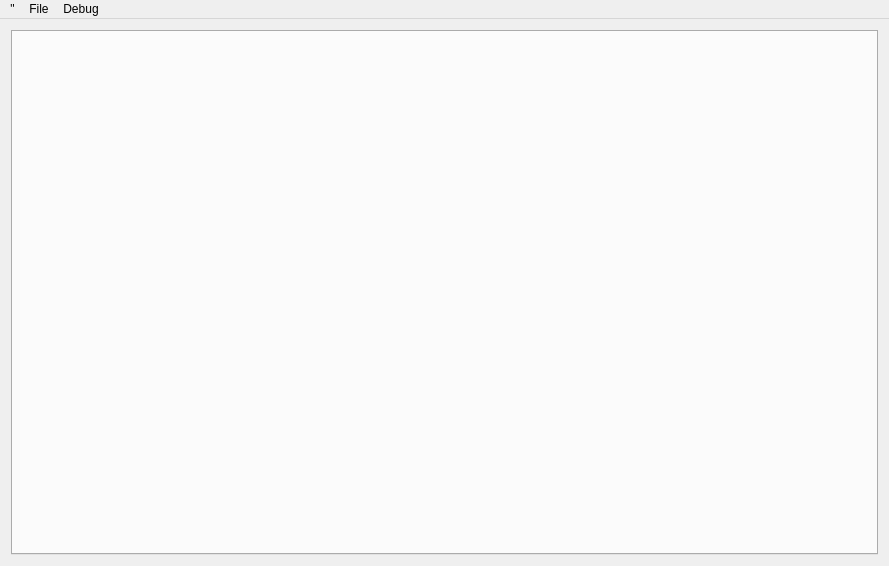
<?xml version="1.0" encoding="UTF-8"?>
<ui version="4.0">
 <class>MainWindow</class>
 <widget class="QMainWindow" name="MainWindow">
  <property name="geometry">
   <rect>
    <x>0</x>
    <y>0</y>
    <width>889</width>
    <height>566</height>
   </rect>
  </property>
  <property name="windowTitle">
   <string>CORAL Browser</string>
  </property>
  <property name="styleSheet">
   <string notr="true">padding: {0px}</string>
  </property>
  <widget class="QWidget" name="centralWidget">
   <layout class="QGridLayout" name="gridLayout">
    <item row="0" column="0">
     <widget class="QTabWidget" name="tabWidget">
      <property name="mouseTracking">
       <bool>true</bool>
      </property>
      <property name="autoFillBackground">
       <bool>true</bool>
      </property>
      <property name="styleSheet">
       <string notr="true"/>
      </property>
      <property name="tabShape">
       <enum>QTabWidget::Rounded</enum>
      </property>
      <property name="currentIndex">
       <number>-1</number>
      </property>
      <property name="documentMode">
       <bool>false</bool>
      </property>
      <property name="tabsClosable">
       <bool>true</bool>
      </property>
      <property name="movable">
       <bool>true</bool>
      </property>
     </widget>
    </item>
   </layout>
  </widget>
  <widget class="QMenuBar" name="menuBar">
   <property name="geometry">
    <rect>
     <x>0</x>
     <y>0</y>
     <width>889</width>
     <height>22</height>
    </rect>
   </property>
   <widget class="QMenu" name="menuFile">
    <property name="title">
     <string>File</string>
    </property>
    <addaction name="actionNew_Tab"/>
    <addaction name="actionNew_Window"/>
    <addaction name="separator"/>
    <addaction name="actionExit"/>
   </widget>
   <widget class="QMenu" name="menuDebug">
    <property name="title">
     <string>Debug</string>
    </property>
    <addaction name="actionShow_Spent_Time"/>
   </widget>
   <widget class="QMenu" name="connectionIcon">
    <property name="title">
     <string>&quot;</string>
    </property>
    <property name="icon">
     <iconset>
      <normaloff>../build-CORALBrowser-MSVC_32Bit-Debug/debug/res/images/Offline.png</normaloff>../build-CORALBrowser-MSVC_32Bit-Debug/debug/res/images/Offline.png</iconset>
    </property>
    <addaction name="actionLog_Out"/>
   </widget>
   <addaction name="connectionIcon"/>
   <addaction name="menuFile"/>
   <addaction name="menuDebug"/>
  </widget>
  <action name="actionNew_Tab">
   <property name="text">
    <string>New Tab</string>
   </property>
  </action>
  <action name="actionExit">
   <property name="text">
    <string>Exit</string>
   </property>
  </action>
  <action name="actionNew_Window">
   <property name="text">
    <string>New Window</string>
   </property>
  </action>
  <action name="actionShow_Spent_Time">
   <property name="text">
    <string>Show Spent Time</string>
   </property>
  </action>
  <action name="actionLog_Out">
   <property name="text">
    <string>Log Out</string>
   </property>
  </action>
 </widget>
 <layoutdefault spacing="6" margin="11"/>
 <resources/>
 <connections/>
</ui>
